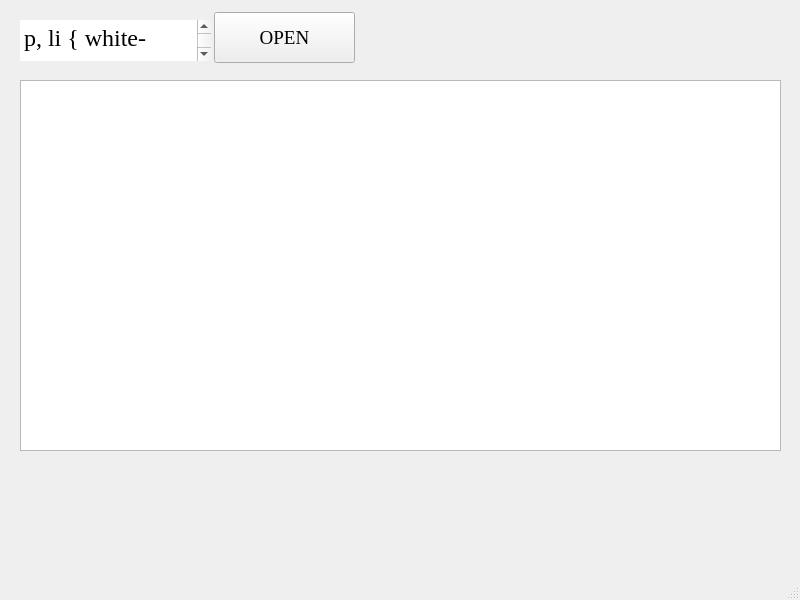
<?xml version="1.0" encoding="UTF-8"?>
<ui version="4.0">
 <class>Packet</class>
 <widget class="QMainWindow" name="Packet">
  <property name="geometry">
   <rect>
    <x>0</x>
    <y>0</y>
    <width>800</width>
    <height>600</height>
   </rect>
  </property>
  <property name="palette">
   <palette>
    <active>
     <colorrole role="ButtonText">
      <brush brushstyle="SolidPattern">
       <color alpha="255">
        <red>255</red>
        <green>255</green>
        <blue>255</blue>
       </color>
      </brush>
     </colorrole>
    </active>
    <inactive>
     <colorrole role="ButtonText">
      <brush brushstyle="SolidPattern">
       <color alpha="255">
        <red>255</red>
        <green>255</green>
        <blue>255</blue>
       </color>
      </brush>
     </colorrole>
    </inactive>
    <disabled>
     <colorrole role="ButtonText">
      <brush brushstyle="SolidPattern">
       <color alpha="255">
        <red>120</red>
        <green>120</green>
        <blue>120</blue>
       </color>
      </brush>
     </colorrole>
    </disabled>
   </palette>
  </property>
  <property name="windowTitle">
   <string>MainWindow</string>
  </property>
  <property name="styleSheet">
   <string notr="true">background-image:url(:/2.png)</string>
  </property>
  <widget class="QWidget" name="centralwidget">
   <widget class="QTextEdit" name="textEdit">
    <property name="geometry">
     <rect>
      <x>20</x>
      <y>20</y>
      <width>191</width>
      <height>41</height>
     </rect>
    </property>
    <property name="font">
     <font>
      <family>Times New Roman</family>
      <pointsize>18</pointsize>
     </font>
    </property>
    <property name="frameShape">
     <enum>QFrame::NoFrame</enum>
    </property>
    <property name="frameShadow">
     <enum>QFrame::Plain</enum>
    </property>
    <property name="readOnly">
     <bool>true</bool>
    </property>
    <property name="html">
     <string>&lt;!DOCTYPE HTML PUBLIC &quot;-//W3C//DTD HTML 4.0//EN&quot; &quot;http://www.w3.org/TR/REC-html40/strict.dtd&quot;&gt;
&lt;html&gt;&lt;head&gt;&lt;meta name=&quot;qrichtext&quot; content=&quot;1&quot; /&gt;&lt;style type=&quot;text/css&quot;&gt;
p, li { white-space: pre-wrap; }
&lt;/style&gt;&lt;/head&gt;&lt;body style=&quot; font-family:'Times New Roman'; font-size:18pt; font-weight:400; font-style:normal;&quot;&gt;
&lt;p style=&quot; margin-top:0px; margin-bottom:0px; margin-left:0px; margin-right:0px; -qt-block-indent:0; text-indent:0px;&quot;&gt;&lt;span style=&quot; font-style:italic; color:#ffffff;&quot;&gt;Open a *.cap file:&lt;/span&gt;&lt;/p&gt;&lt;/body&gt;&lt;/html&gt;</string>
    </property>
   </widget>
   <widget class="QPushButton" name="Open">
    <property name="geometry">
     <rect>
      <x>214</x>
      <y>12</y>
      <width>141</width>
      <height>51</height>
     </rect>
    </property>
    <property name="palette">
     <palette>
      <active>
       <colorrole role="ButtonText">
        <brush brushstyle="SolidPattern">
         <color alpha="255">
          <red>0</red>
          <green>0</green>
          <blue>0</blue>
         </color>
        </brush>
       </colorrole>
      </active>
      <inactive>
       <colorrole role="ButtonText">
        <brush brushstyle="SolidPattern">
         <color alpha="255">
          <red>0</red>
          <green>0</green>
          <blue>0</blue>
         </color>
        </brush>
       </colorrole>
      </inactive>
      <disabled>
       <colorrole role="ButtonText">
        <brush brushstyle="SolidPattern">
         <color alpha="255">
          <red>120</red>
          <green>120</green>
          <blue>120</blue>
         </color>
        </brush>
       </colorrole>
      </disabled>
     </palette>
    </property>
    <property name="font">
     <font>
      <family>Times New Roman</family>
      <pointsize>14</pointsize>
     </font>
    </property>
    <property name="styleSheet">
     <string notr="true">background:none</string>
    </property>
    <property name="text">
     <string>OPEN</string>
    </property>
   </widget>
   <widget class="QTextEdit" name="Text">
    <property name="geometry">
     <rect>
      <x>20</x>
      <y>80</y>
      <width>761</width>
      <height>371</height>
     </rect>
    </property>
    <property name="styleSheet">
     <string notr="true">background: none
</string>
    </property>
   </widget>
  </widget>
  <widget class="QMenuBar" name="menubar">
   <property name="geometry">
    <rect>
     <x>0</x>
     <y>0</y>
     <width>800</width>
     <height>21</height>
    </rect>
   </property>
  </widget>
  <widget class="QStatusBar" name="statusbar"/>
 </widget>
 <resources/>
 <connections/>
</ui>
